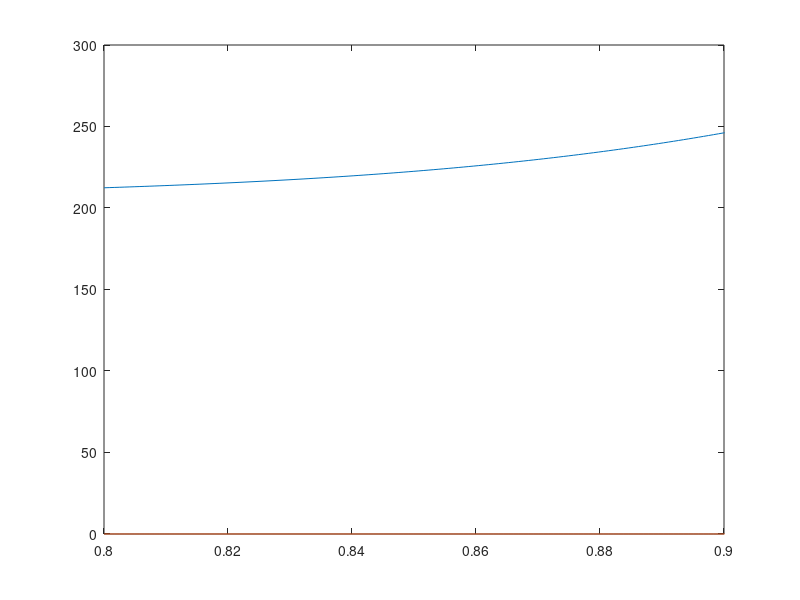

The MATLAB script that drew this image:
clear all
close all

Ids = load("Ids.mat").Ids;
Rds = load("Rds.mat").Rds;
Vgs = load("Vgs.mat").Vgs;
Vout_min = 0.5001;
Vout_max = 3.3;
Vin = 0.5;

Rds_max = max(Rds);
Rds_min = min(Rds);


for i = 1:length(Rds)
    Rskin_min = ( (Vout_min/Vin) - 1) * Rds(i);
    Rskin_max = ( (Vout_max/Vin) - 1) * Rds(i);
    EDA_max(i,1) = 1/Rskin_min;
    EDA_min(i,1) = 1/Rskin_max;
    EDA_minmax = EDA_max(i,1) - EDA_min(i,1);
    EDA_resolution(i,1) = EDA_minmax / 65536;
    % disp(['EDA_min = ', string(EDA_min), 'EDA_max = ', string(EDA_max)]);
end

figure();
plot(Vgs, EDA_max);
hold on;
plot(Vgs, EDA_min);
xlim([0.8, 0.9]);
ylim([-0.01, 300]);


